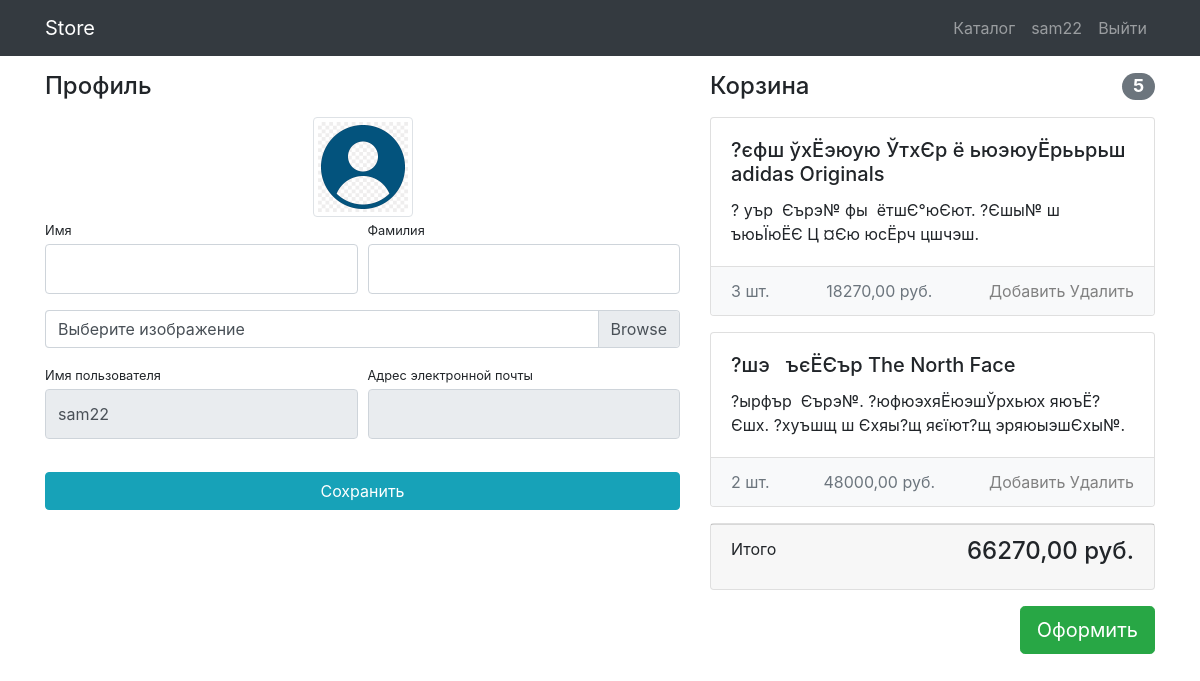
Page /users/profile (signed in) on the earlier database version.
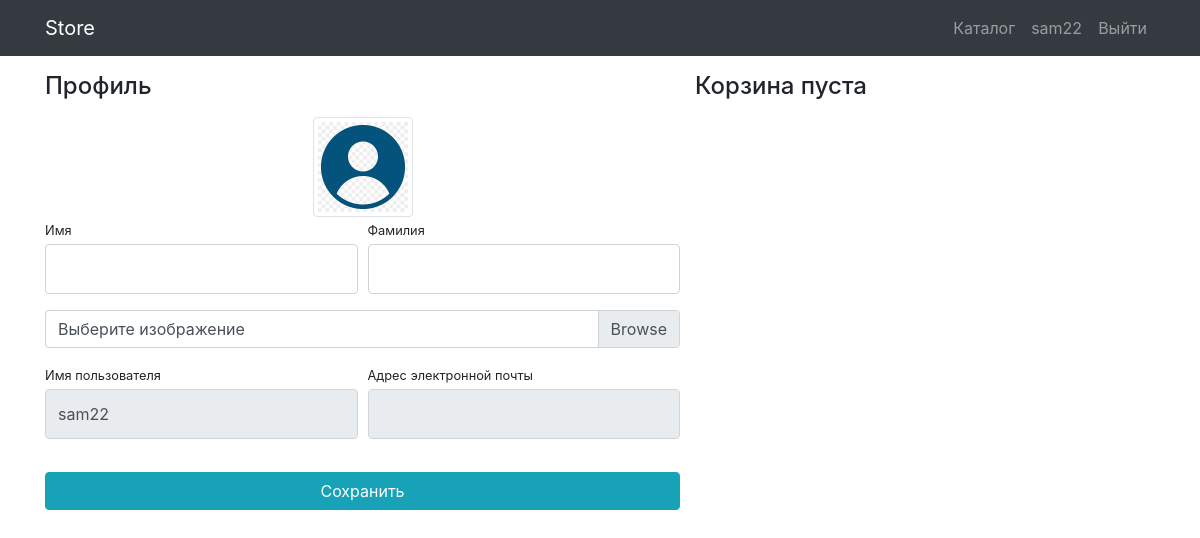
Same page on the later database version.
### products/models.py (models this page shows, shortened)
class Basket(models.Model):
    user = models.ForeignKey(User, on_delete=models.CASCADE)
    product = models.ForeignKey(Product, on_delete=models.CASCADE)
    quantity = models.PositiveIntegerField(default=0)
    def sum(self):
        return self.quantity * self.product.price

class Product(models.Model):
    name = models.CharField(max_length=64)
    image = models.ImageField(upload_to='products_images', blank=True)
    description = models.TextField(blank=True)
    short_description = models.CharField(max_length=64, blank=True)
    price = models.DecimalField(max_digits=8, decimal_places=2)
    quantity = models.PositiveIntegerField(default=0)
    category = models.ForeignKey(ProductCategory, on_delete=models.CASCADE)

### users/views.py (the view)
# urls.py: path('profile', profile, name='profile'),
@login_required
def profile(request):
    if request.method == "POST":
        form = UserProfileForm(data=request.POST, instance=request.user, files=request.FILES)
        if form.is_valid():
            form.save()
            return HttpResponseRedirect(reverse('users:profile'))
        else:
            print(form.errors)
    else:
        form = UserProfileForm(instance=request.user)
    baskets = Basket.objects.filter(user=request.user)
    total_sum = sum(b.sum() for b in baskets)
    total_quantity = sum(b.quantity for b in baskets)
    context = {
        "form": form,
        "title": "Профиль",
        "baskets": Basket.objects.filter(user=request.user),
        "total_sum": total_sum,
        "total_quantity": total_quantity,
    }
    return render(request, "users/profile.html", context)

### users/forms.py
class UserProfileForm(UserChangeForm):
    username = forms.CharField(widget=forms.TextInput(attrs={
        "class": "form-control py-4",
        "readonly": True,
    }))
    email = forms.CharField(widget=forms.EmailInput(attrs={
        "class": "form-control py-4",
        "readonly": True,
    }))
    first_name = forms.CharField(widget=forms.TextInput(attrs={
        "class": "form-control py-4",
    }))
    last_name = forms.CharField(widget=forms.TextInput(attrs={
        "class": "form-control py-4",
    }))
    image = forms.ImageField(widget=forms.FileInput(attrs={
        "class": "custom-file-label",
    }))
    class Meta:
        model = User
        fields = ("username", "email", "first_name", "last_name", "image")

### users/templates/users/profile.html (shortened to what this page needs)
{% extends 'products/base.html' %}
{% load static %}
{% block css %}
    <link href="{% static 'css/profile.css'  %}" rel="stylesheet">
{% endblock %}
{% block context %}
    <div class="container">
        <div class="row">
            <div class="col-lg-7">
                <h4 class="mt-3 mb-3">Профиль</h4>
                <div class="col-lg-12 text-center">
                    <img width="100" height="100"
                         src="{% if user.image %} {{ user.image.url }} {% else %} {% static 'vendor/img/avatar.png' %} {% endif %}"
                         class="img-thumbnail">
                </div>
                <form action="{% url 'users:profile' %}" method="post" enctype="multipart/form-data">
                    <div class="form-row">
                        <div class="col-lg-6">
                            <div class="form-group">
                                <label class="small mb-1" for="{{ form.first_name.id_for_label }}">Имя</label>
                                {{ form.first_name }}
                            </div>
                        </div>
                        <div class="col-lg-6">
                            <div class="form-group">
                                <label class="small mb-1" for="{{ form.last_name.id_for_label }}">Фамилия</label>
                                {{ form.last_name }}
                            </div>
                        </div>
                    </div>
                    <div class="form-row mb-2">
                        <div class="col-lg-12">
                            <div class="custom-file">
                                <label class="custom-file-label" for="{{ form.image.id_for_label }}">Выберите изображение</label>
                            </div>
                        </div>
                    </div>
                    <div class="form-row">
                        <div class="col-lg-6">
                            <label class="small mb-1" for="{{ form.username.id_for_label }}">Имя пользователя</label>
                            {{ form.username }}
                        </div>
                        <div class="col-lg-6">
                            <label class="small mb-1" for="{{ form.email.id_for_label }}">Адрес электронной
                                почты</label>
                            {{ form.email }}
                        </div>
                    </div>
                    <div class="form-row">
                        <div class="col-lg-12" style="margin-top: 33px;">
                            <input class="btn btn-info btn-block" type="submit" value="Сохранить">
                        </div>
                    </div>
                </form>
            </div>
            {% include 'products/basket.html' %}
        </div>
    </div>
{% endblock %}

### products/templates/products/basket.html
{% if baskets %}
    <div class="col-lg-5">
        <h4 class="mt-3 mb-3 d-flex justify-content-between align-items-center mb-3">
            Корзина <span class="badge badge-secondary badge-pill">{{ total_quantity }}</span>
        </h4>
        {% for b in baskets %}
            <div class="card mb-3">
                <div class="card-body">
                    <h5 class="card-title">{{ b.product.name }}</h5>
                    <p class="card-text">{{ b.product.description }}</p>
                </div>
                <ul class="list-group list-group-flush">
                    <li class="list-group-item d-flex justify-content-between lh-condensed bg-light">
                        <span class="text-muted">{{ b.quantity }} шт.</span>
                        <span class="text-muted">{{ b.sum }} руб.</span>
                        <span class="text-muted">
                            <a href="{% url 'products:basket_add' b.product.id %}" style="text-decoration: none; color: gray;">
                                <span>Добавить</span>
                            </a>
                            <a href="{% url 'products:basket_delete' b.id %}" style="text-decoration: none; color: gray;">
                                <span>Удалить</span>
                            </a>
                        </span>
                    </li>
                </ul>
            </div>
        {% endfor %}
        <div class="card mb-3">
            <div class="card-footer">
                <p class="float-left">Итого</p>
                <h4 class="float-right">{{ total_sum }} руб.</h4>
            </div>
        </div>
        <button type="button" class="btn btn-success btn-lg float-right">Оформить</button>
    </div>
{% else %}
    <h4 class="mt-3 mb-3">
        Корзина пуста
    </h4>
{% endif %}

Differences in the rows shown:
removed Basket: product.name "?єфш ўхЁэюую ЎтхЄр ё ьюэюуЁрььрьш adidas Originals", product.description "? уър Єърэ№ фы ётшЄ°юЄют. ?Єшы№ ш ъюьЇюЁЄ Ц ¤Єю юсЁрч цшчэш.", quantity "3", sum "18270,00"
removed Basket: product.name "?шэ ъєЁЄър The North Face", product.description "?ырфър Єърэ№. ?юфюэхяЁюэшЎрхьюх яюъЁ?Єшх. ?хуъшщ ш Єхяы?щ яєїют?щ эряюыэшЄхы№.", quantity "2", sum "48000,00"
Other differences:
{{ total_quantity }}: "5" → (not shown)
{{ total_sum }}: "66270,00" → (not shown)
text no longer shown: "Корзина Итого руб. Оформить"
text now shown: "Корзина пуста"
